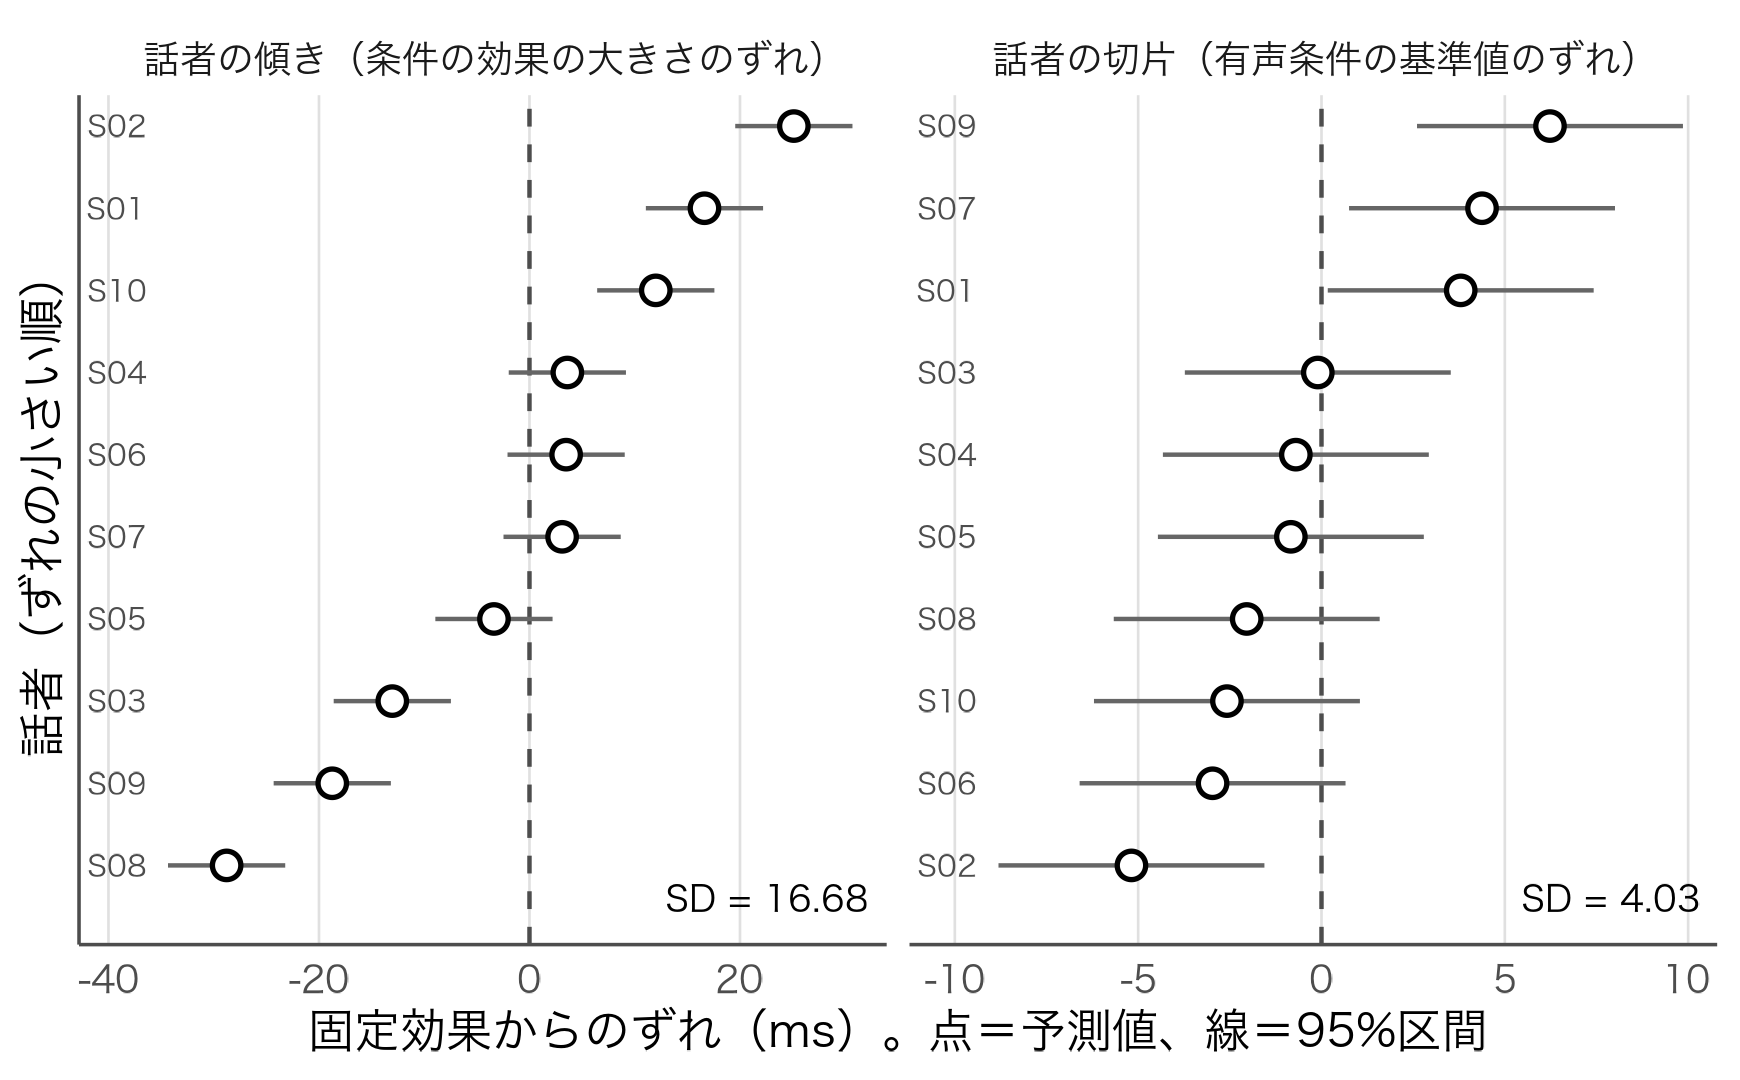

R code for this plot:
# 図：話者ごとのランダム効果（本文5.3、lmer(VOT ~ condition + (1 + condition | speaker) + (1 | word))）
source("figures/style.R"); source("figures/vot_data.R")
suppressPackageStartupMessages({library(lme4); library(lmerTest)})
m <- lmer(VOT ~ condition + (1 + condition | speaker) + (1 | word), data = vot_data)
vc <- as.data.frame(VarCorr(m)); print(vc[, c("grp","var1","sdcor")])
cat("fixef:", round(fixef(m), 3), "\n")
re <- ranef(m, condVar = TRUE)$speaker
pv <- attr(re, "postVar")
d <- do.call(rbind, lapply(1:2, function(j) data.frame(
  speaker = rownames(re), est = re[, j], se = sqrt(pv[j, j, ]),
  term = c("話者の切片（有声条件の基準値のずれ）", "話者の傾き（条件の効果の大きさのずれ）")[j])))
d$term <- factor(d$term, levels = unique(d$term))
sdl <- data.frame(term = levels(d$term), sd = c(4.034, 16.682))
cat("SD of ranef (slope):", sd(re[, 2]), " sd(intercept):", sd(re[, 1]), "\n")
d <- d %>% group_by(term) %>% mutate(speaker = factor(speaker, levels = speaker[order(est)])) %>% ungroup()
# 並べ替えはfacetごとに行うため、順位ラベルを使う
d <- d %>% group_by(term) %>% arrange(est, .by_group = TRUE) %>% mutate(rank = row_number()) %>% ungroup()
p <- ggplot(d, aes(est, rank)) +
  geom_vline(xintercept = 0, linetype = "dashed", colour = "grey30") +
  geom_linerange(aes(xmin = est - 1.96 * se, xmax = est + 1.96 * se), linewidth = 0.5, colour = "grey40") +
  geom_point(shape = 21, size = 2.6, fill = "white", stroke = 0.9) +
  geom_text(aes(label = speaker, x = -Inf), hjust = -0.15, size = 2.5, family = "hira", colour = "grey30") +
  geom_text(data = sdl, aes(x = Inf, y = 0.6, label = sprintf("SD = %.2f", sd)), hjust = 1.1, size = 3, family = "hira", inherit.aes = FALSE) +
  facet_wrap(~term, scales = "free_x") +
  scale_y_continuous(breaks = NULL, expand = expansion(mult = c(0.06, 0.04))) +
  scale_x_continuous(expand = expansion(mult = c(0.13, 0.05))) +
  labs(x = "固定効果からのずれ（ms）。点＝予測値、線＝95%区間", y = "話者（ずれの小さい順）") +
  theme(panel.grid.major.y = element_blank())
save_fig(p, "ch05_caterpillar", w = 5.8, h = 3.6)
